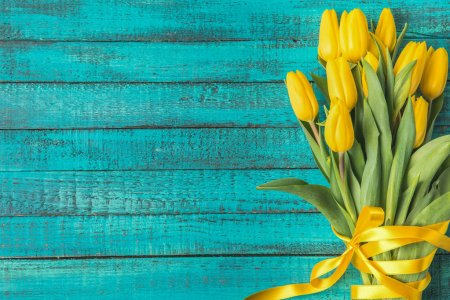
%> input picture 1_Mosina/sample.jpg, 450 x 300 px
$ octave test.m   (GNU Octave 9; MATLAB toolbox functions it lacks are replaced by stand-ins)
%> lines starting %> are read from the running program, lines starting %| are printed output that depends on the picture; in (x1, y1, x2, y2) boxes, pixels count from 0 and x2, y2 are one past the last pixel; in counts of white or black regions, pixels touching at a corner belong together; the program's own positions count from 1
%> further down, im is the input picture: size 300x450x3 uint8; mean R, G, B 65.8, 159.4, 130.2
### 1_Mosina/processingFun.m
function res = processingFun(im, n)
%> called with n = 50
% Преобразовать исходное растровое изображение в формате RGB24 за счет
% случайной перестановки квадратных блоков изображения. Исходное изображение
% разбивается на неперекрывающиеся блоки размера (n x n), затем они
% перемешиваются в случайном порядке. При этом, если  размеры исходного
% изображения не были кратны n по горизонтали либо вертикали, оставшиеся
% части изображения не учитываются при формировании результирующего
% изображения. Размер блока n задается пользователем.
r = floor(size(im, 1)/n)*n;
%> r = 300
c = floor(size(im, 2)/n)*n;
%> c = 450
n_bl = [0 0];
n_bl(1) = r/n;
n_bl(2) = c/n;
M_id = reshape(randperm(n_bl(1)*n_bl(2)), [n_bl(1), n_bl(2)]);
res = im;
for i=1:n_bl(1)
    for j = 1:n_bl(2)
        id = M_id(i, j);
        if mod(id, n_bl(2))~=0
            n_r = floor(id/n_bl(2))+1;
            n_c = mod(id, n_bl(2));
        else
            n_r = floor(id/n_bl(2));
            n_c = n_bl(2);
        end
        res(((i-1)*n+1):(i*n), ((j-1)*n+1):j*n, :) = im((n_r-1)*n+1:n_r*n, (n_c-1)*n+1:n_c*n, :);
    end
end
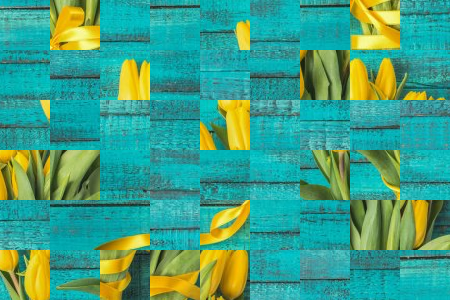
%> res: size 300x450x3 uint8; mean R, G, B 65.8, 159.4, 130.2; mean of the top-left, top-right, bottom-left and bottom-right quarters 120.2, 121.3, 115.6, 116.8
%> after the loop, n_c = 2; n_r = 6
res(n_bl(1)*n:size(im, 1), n_bl(2):size(im, 2), :) = im(n_bl(1)*n:size(im, 1), n_bl(2):size(im,2), :);
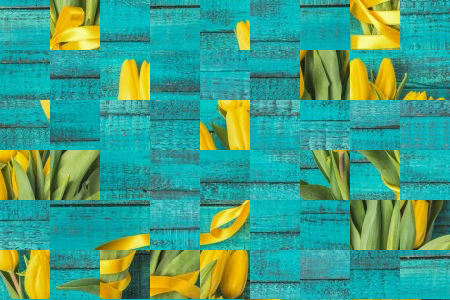
%> res: size 300x450x3 uint8; 0.33% of pixels changed, all inside (x1, y1, x2, y2) = (8, 299, 450, 300)
imshow(res);

### 1_Mosina/test.m
im = imread('sample.jpg');
res = processingFun(im, 50);
imshow(res);
imwrite(res, 'samplenew.jpg', 'jpg');
